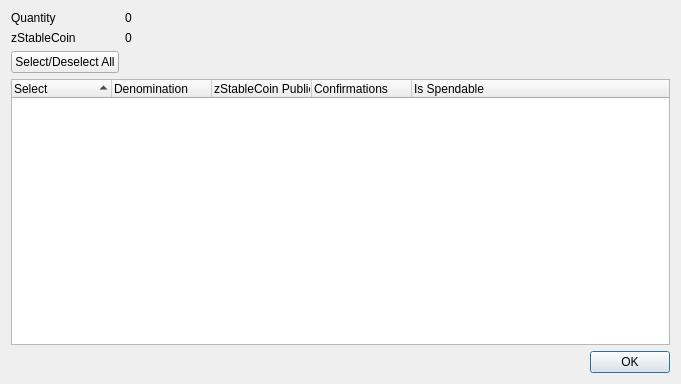
<?xml version="1.0" encoding="UTF-8"?>
<ui version="4.0">
 <class>ZStableCoinControlDialog</class>
 <widget class="QDialog" name="ZStableCoinControlDialog">
  <property name="geometry">
   <rect>
    <x>0</x>
    <y>0</y>
    <width>681</width>
    <height>384</height>
   </rect>
  </property>
  <property name="minimumSize">
   <size>
    <width>681</width>
    <height>384</height>
   </size>
  </property>
  <property name="windowTitle">
   <string>Select zStableCoin to Spend</string>
  </property>
  <layout class="QGridLayout" name="gridLayout">
   <item row="0" column="0">
    <layout class="QFormLayout" name="formLayout">
     <property name="sizeConstraint">
      <enum>QLayout::SetDefaultConstraint</enum>
     </property>
     <item row="0" column="0">
      <widget class="QLabel" name="labelQuantity">
       <property name="text">
        <string>Quantity</string>
       </property>
      </widget>
     </item>
     <item row="0" column="1">
      <widget class="QLabel" name="labelQuantity_int">
       <property name="text">
        <string>0</string>
       </property>
      </widget>
     </item>
     <item row="1" column="0">
      <widget class="QLabel" name="labelZStableCoin">
       <property name="text">
        <string>zStableCoin</string>
       </property>
      </widget>
     </item>
     <item row="1" column="1">
      <widget class="QLabel" name="labelZStableCoin_int">
       <property name="text">
        <string>0</string>
       </property>
      </widget>
     </item>
     <item row="2" column="0">
      <widget class="QPushButton" name="pushButtonAll">
       <property name="text">
        <string>Select/Deselect All</string>
       </property>
      </widget>
     </item>
    </layout>
   </item>
   <item row="1" column="0">
    <layout class="QVBoxLayout" name="verticalLayout">
     <item>
      <widget class="QTreeWidget" name="treeWidget">
       <property name="minimumSize">
        <size>
         <width>0</width>
         <height>250</height>
        </size>
       </property>
       <property name="alternatingRowColors">
        <bool>true</bool>
       </property>
       <property name="sortingEnabled">
        <bool>true</bool>
       </property>
       <property name="columnCount">
        <number>5</number>
       </property>
       <attribute name="headerDefaultSectionSize">
        <number>100</number>
       </attribute>
       <column>
        <property name="text">
         <string notr="true">Select</string>
        </property>
       </column>
       <column>
        <property name="text">
         <string notr="true">Denomination</string>
        </property>
       </column>
       <column>
        <property name="text">
         <string notr="true">zStableCoin Public ID</string>
        </property>
       </column>
       <column>
        <property name="text">
         <string notr="true">Confirmations</string>
        </property>
       </column>
       <column>
        <property name="text">
         <string>Is Spendable</string>
        </property>
       </column>
      </widget>
     </item>
     <item>
      <widget class="QDialogButtonBox" name="buttonBox">
       <property name="orientation">
        <enum>Qt::Horizontal</enum>
       </property>
       <property name="standardButtons">
        <set>QDialogButtonBox::Ok</set>
       </property>
      </widget>
     </item>
    </layout>
   </item>
  </layout>
 </widget>
 <resources/>
 <connections>
  <connection>
   <sender>buttonBox</sender>
   <signal>accepted()</signal>
   <receiver>ZStableCoinControlDialog</receiver>
   <slot>accept()</slot>
   <hints>
    <hint type="sourcelabel">
     <x>248</x>
     <y>254</y>
    </hint>
    <hint type="destinationlabel">
     <x>157</x>
     <y>274</y>
    </hint>
   </hints>
  </connection>
  <connection>
   <sender>buttonBox</sender>
   <signal>rejected()</signal>
   <receiver>ZStableCoinControlDialog</receiver>
   <slot>reject()</slot>
   <hints>
    <hint type="sourcelabel">
     <x>316</x>
     <y>260</y>
    </hint>
    <hint type="destinationlabel">
     <x>286</x>
     <y>274</y>
    </hint>
   </hints>
  </connection>
 </connections>
</ui>
